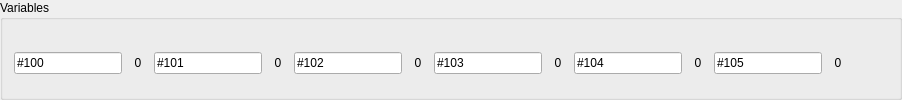
                <widget class="QGroupBox" name="gbVar">
                 <property name="title">
                  <string>Variables</string>
                 </property>
                 <layout class="QHBoxLayout" name="horizontalLayout_10">
                  <property name="topMargin">
                   <number>20</number>
                  </property>
                  <item>
                   <widget class="QLineEdit" name="leVariable1">
                    <property name="text">
                     <string>#100</string>
                    </property>
                   </widget>
                  </item>
                  <item>
                   <widget class="QLabel" name="lbVar1">
                    <property name="minimumSize">
                     <size>
                      <width>20</width>
                      <height>0</height>
                     </size>
                    </property>
                    <property name="styleSheet">
                     <string notr="true"/>
                    </property>
                    <property name="text">
                     <string>0</string>
                    </property>
                    <property name="alignment">
                     <set>Qt::AlignCenter</set>
                    </property>
                   </widget>
                  </item>
                  <item>
                   <widget class="QLineEdit" name="leVariable2">
                    <property name="text">
                     <string>#101</string>
                    </property>
                   </widget>
                  </item>
                  <item>
                   <widget class="QLabel" name="lbVar2">
                    <property name="minimumSize">
                     <size>
                      <width>20</width>
                      <height>0</height>
                     </size>
                    </property>
                    <property name="styleSheet">
                     <string notr="true"/>
                    </property>
                    <property name="text">
                     <string>0</string>
                    </property>
                    <property name="alignment">
                     <set>Qt::AlignCenter</set>
                    </property>
                   </widget>
                  </item>
                  <item>
                   <widget class="QLineEdit" name="leVariable3">
                    <property name="text">
                     <string>#102</string>
                    </property>
                   </widget>
                  </item>
                  <item>
                   <widget class="QLabel" name="lbVar3">
                    <property name="minimumSize">
                     <size>
                      <width>20</width>
                      <height>0</height>
                     </size>
                    </property>
                    <property name="styleSheet">
                     <string notr="true"/>
                    </property>
                    <property name="text">
                     <string>0</string>
                    </property>
                    <property name="alignment">
                     <set>Qt::AlignCenter</set>
                    </property>
                   </widget>
                  </item>
                  <item>
                   <widget class="QLineEdit" name="leVariable4">
                    <property name="text">
                     <string>#103</string>
                    </property>
                   </widget>
                  </item>
                  <item>
                   <widget class="QLabel" name="lbVar4">
                    <property name="minimumSize">
                     <size>
                      <width>20</width>
                      <height>0</height>
                     </size>
                    </property>
                    <property name="styleSheet">
                     <string notr="true"/>
                    </property>
                    <property name="text">
                     <string>0</string>
                    </property>
                    <property name="alignment">
                     <set>Qt::AlignCenter</set>
                    </property>
                   </widget>
                  </item>
                  <item>
                   <widget class="QLineEdit" name="leVariable5">
                    <property name="text">
                     <string>#104</string>
                    </property>
                   </widget>
                  </item>
                  <item>
                   <widget class="QLabel" name="lbVar5">
                    <property name="minimumSize">
                     <size>
                      <width>20</width>
                      <height>0</height>
                     </size>
                    </property>
                    <property name="styleSheet">
                     <string notr="true"/>
                    </property>
                    <property name="text">
                     <string>0</string>
                    </property>
                    <property name="alignment">
                     <set>Qt::AlignCenter</set>
                    </property>
                   </widget>
                  </item>
                  <item>
                   <widget class="QLineEdit" name="leVariable6">
                    <property name="text">
                     <string>#105</string>
                    </property>
                   </widget>
                  </item>
                  <item>
                   <widget class="QLabel" name="lbVar6">
                    <property name="minimumSize">
                     <size>
                      <width>20</width>
                      <height>0</height>
                     </size>
                    </property>
                    <property name="styleSheet">
                     <string notr="true"/>
                    </property>
                    <property name="text">
                     <string>0</string>
                    </property>
                    <property name="alignment">
                     <set>Qt::AlignCenter</set>
                    </property>
                   </widget>
                  </item>
                  <item>
                   <spacer name="horizontalSpacer_45">
                    <property name="orientation">
                     <enum>Qt::Horizontal</enum>
                    </property>
                    <property name="sizeHint" stdset="0">
                     <size>
                      <width>40</width>
                      <height>20</height>
                     </size>
                    </property>
                   </spacer>
                  </item>
                 </layout>
                </widget>
